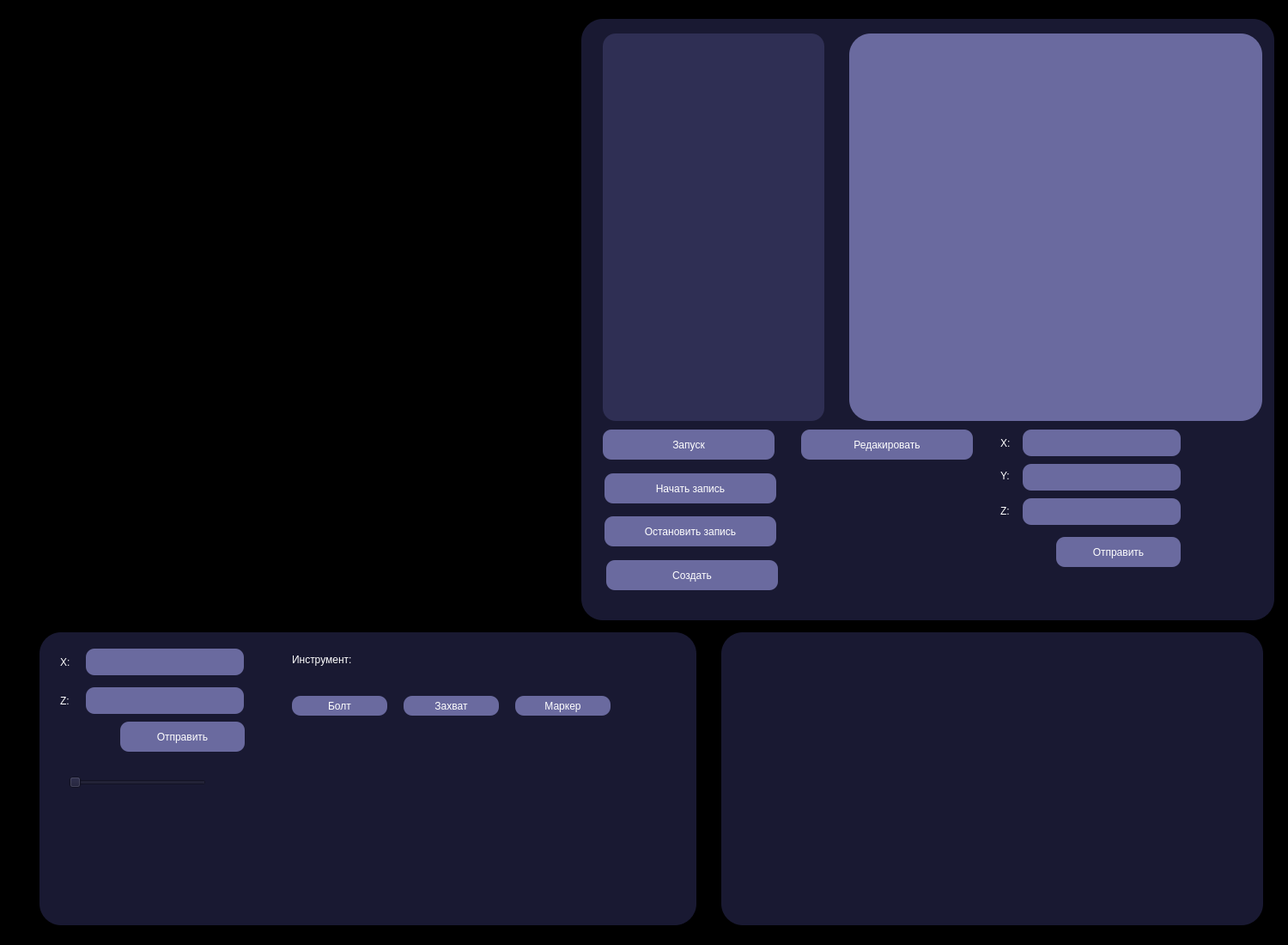
<?xml version="1.0" encoding="UTF-8"?>
<ui version="4.0">
 <class>MainWindow</class>
 <widget class="QMainWindow" name="MainWindow">
  <property name="geometry">
   <rect>
    <x>0</x>
    <y>0</y>
    <width>1500</width>
    <height>1100</height>
   </rect>
  </property>
  <property name="minimumSize">
   <size>
    <width>1500</width>
    <height>1100</height>
   </size>
  </property>
  <property name="maximumSize">
   <size>
    <width>1500</width>
    <height>1100</height>
   </size>
  </property>
  <property name="windowTitle">
   <string>MainWindow</string>
  </property>
  <property name="styleSheet">
   <string notr="true">background-color: #000000;</string>
  </property>
  <widget class="QWidget" name="centralwidget">
   <property name="styleSheet">
    <string notr="true">
#listWidget {
font-size: 18pt;
	background-color: rgb(40, 38, 42);
	color: #8A898D;
background-color: #2F2F54;
border: 0px solid rgb(40, 38, 42);
border-radius: 15px;

}

#listWidget::Item{
	font-size: 18pt;
	font: 87 14pt &quot;Roboto Medium&quot;;
	border-radius: 15px;
	background-color: #191932;
}

#listWidget::Item:hover{
	background:#53537B;
}

#bg_list {
	background-color: #191932;
border-radius: 25px;
}
#bg_list_2 {
	background-color: #191932;
border-radius: 25px;
}
#bg_list_3 {
	background-color: #191932;
border-radius: 25px;
}
#listWidget::item:selected{
	background:#53537B;
	color: #FFFFFF;
	}
#horizontalSlider {
	background-color:#191932;
}
#textEdit {
font: 57 14pt &quot;Roboto Medium&quot;;
	color: #fff;
	border-radius: 25px;
	background-color:#6A6A9F;
}

#pushButton {
	background: #6A6A9F;
	border-radius: 10px;
	color: #fff;	
	font: 87 15pt &quot;Roboto Black&quot;;
}

#pushButton_2 {
	background: #6A6A9F;
	border-radius: 10px;
	color: #fff;	
	font: 87 15pt &quot;Roboto Black&quot;;
}

#pushButton_3 {
	background: #6A6A9F;
	border-radius: 10px;
	color: #fff;	
	font: 87 15pt &quot;Roboto Black&quot;;
}

#pushButton_5 {
	background: #6A6A9F;
	border-radius: 10px;
	color: #fff;	
	font: 87 15pt &quot;Roboto Black&quot;;
}
#pushButton_4 {
	background: #6A6A9F;
	border-radius: 10px;
	color: #fff;	
	font: 87 15pt &quot;Roboto Black&quot;;
}

#pushButton_6 {
	background: #6A6A9F;
	border-radius: 10px;
	color: #fff;	
	font: 87 15pt &quot;Roboto Black&quot;;
}

#pushButton_7 {
	background: #6A6A9F;
	border-radius: 10px;
	color: #fff;	
	font: 87 15pt &quot;Roboto Black&quot;;
}

#pushButton_8 {
	background: #6A6A9F;
	border-radius: 10px;
	color: #fff;	
	font: 87 15pt &quot;Roboto Black&quot;;
}

#pushButton_9 {
	background: #6A6A9F;
	border-radius: 10px;
	color: #fff;	
	font: 87 15pt &quot;Roboto Black&quot;;
}

#pushButton_10 {
	background: #6A6A9F;
	border-radius: 10px;
	color: #fff;	
	font: 87 15pt &quot;Roboto Black&quot;;
}
#pushButton_11 {
	background: #6A6A9F;
	border-radius: 10px;
	color: #fff;	
	font: 87 15pt &quot;Roboto Black&quot;;
}
#pushButton:hover{
	transition: all 1s;
	gridline-color: rgb(48, 48, 48);
	background-color: #2F2F54;
}

#pushButton_2:hover{
	transition: all 1s;
	gridline-color: rgb(48, 48, 48);
	background-color: #2F2F54;
}

#pushButton_3:hover{
	transition: all 1s;
	gridline-color: rgb(48, 48, 48);
	background-color: #2F2F54;
}

#pushButton_4:hover{
	transition: all 1s;
	gridline-color: rgb(48, 48, 48);
	background-color: #2F2F54;
}

#pushButton_5:hover{
	transition: all 1s;
	gridline-color: rgb(48, 48, 48);
	background-color: #2F2F54;
}

#pushButton_6:hover{
	transition: all 1s;
	gridline-color: rgb(48, 48, 48);
	background-color: #2F2F54;
}

#pushButton_7:hover{
	transition: all 1s;
	gridline-color: rgb(48, 48, 48);
	background-color: #2F2F54;
}
#pushButton_8:hover{
	transition: all 1s;
	gridline-color: rgb(48, 48, 48);
	background-color: #2F2F54;
}
#pushButton_9:hover{
	transition: all 1s;
	gridline-color: rgb(48, 48, 48);
	background-color: #2F2F54;
}
#pushButton_10:hover{
	transition: all 1s;
	gridline-color: rgb(48, 48, 48);
	background-color: #2F2F54;
}
#pushButton_11:hover{
	transition: all 1s;
	gridline-color: rgb(48, 48, 48);
	background-color: #2F2F54;
}
#label_6{
	font: 87 16pt &quot;Roboto Black&quot;;
color: #fff;
background-color: #191932;
}

#label_7 {
	font: 87 16pt &quot;Roboto Black&quot;;
color: #fff;
background-color: #191932;
}

#label_8 {
	font: 87 16pt &quot;Roboto Black&quot;;
color: #fff;
background-color: #191932;
}
#label_9 {
	font: 87 10pt &quot;Roboto Black&quot;;
color: #fff;
}


#label_3 {
	font: 87 16pt &quot;Roboto Black&quot;;
color: #fff;
background-color: #191932;
}

#label_5 {
	font: 87 16pt &quot;Roboto Black&quot;;
color: #fff;
background-color: #191932;
}

#label_4 {
	font: 87 16pt &quot;Roboto Black&quot;;
color: #fff;
background-color: #191932;
}
#label_2 {
	font: 87 16pt &quot;Roboto Black&quot;;
color: #fff;
background-color: #191932;}
#lineEdit{
	background-color: #6A6A9F;
	color:fff;
border: 0px solid rgb(40, 38, 42);
border-radius: 10px;
}
#lineEdit_2 {
	background-color: #6A6A9F;
	color:fff;
border: 0px solid rgb(40, 38, 42);
border-radius: 10px;
}
#lineEdit_3 {
	background-color: #6A6A9F;
	color:fff;
border: 0px solid rgb(40, 38, 42);
border-radius: 10px;
}
#lineEdit_4 {
	background-color: #6A6A9F;
	color:fff;
border: 0px solid rgb(40, 38, 42);
border-radius: 10px;
}
#lineEdit_5 {
	background-color: #6A6A9F;
	color:fff;
border: 0px solid rgb(40, 38, 42);
border-radius: 10px;
}

#lineEdit_6 {
	background-color: #6A6A9F;
	color:fff;
border: 0px solid rgb(40, 38, 42);
border-radius: 10px;
}
#lineEdit_7 {
	background-color: #6A6A9F;
	color:fff;
border: 0px solid rgb(40, 38, 42);
border-radius: 10px;
}
#lineEdit_8{
	background-color: #6A6A9F;
	color:fff;
border: 0px solid rgb(40, 38, 42);
border-radius: 10px;
}</string>
   </property>
   <widget class="QPushButton" name="pushButton">
    <property name="geometry">
     <rect>
      <x>702</x>
      <y>500</y>
      <width>200</width>
      <height>35</height>
     </rect>
    </property>
    <property name="cursor">
     <cursorShape>PointingHandCursor</cursorShape>
    </property>
    <property name="text">
     <string>Запуск</string>
    </property>
   </widget>
   <widget class="QPushButton" name="pushButton_2">
    <property name="geometry">
     <rect>
      <x>704</x>
      <y>551</y>
      <width>200</width>
      <height>35</height>
     </rect>
    </property>
    <property name="cursor">
     <cursorShape>PointingHandCursor</cursorShape>
    </property>
    <property name="text">
     <string>Начать запись</string>
    </property>
   </widget>
   <widget class="QPushButton" name="pushButton_3">
    <property name="geometry">
     <rect>
      <x>704</x>
      <y>601</y>
      <width>200</width>
      <height>35</height>
     </rect>
    </property>
    <property name="cursor">
     <cursorShape>PointingHandCursor</cursorShape>
    </property>
    <property name="text">
     <string>Остановить запись</string>
    </property>
   </widget>
   <widget class="QListWidget" name="listWidget">
    <property name="geometry">
     <rect>
      <x>702</x>
      <y>39</y>
      <width>258</width>
      <height>451</height>
     </rect>
    </property>
   </widget>
   <widget class="QSlider" name="horizontalSlider">
    <property name="geometry">
     <rect>
      <x>80</x>
      <y>900</y>
      <width>160</width>
      <height>22</height>
     </rect>
    </property>
    <property name="maximum">
     <number>360</number>
    </property>
    <property name="orientation">
     <enum>Qt::Horizontal</enum>
    </property>
   </widget>
   <widget class="QPushButton" name="pushButton_5">
    <property name="geometry">
     <rect>
      <x>340</x>
      <y>810</y>
      <width>111</width>
      <height>23</height>
     </rect>
    </property>
    <property name="cursor">
     <cursorShape>PointingHandCursor</cursorShape>
    </property>
    <property name="text">
     <string>Болт</string>
    </property>
   </widget>
   <widget class="QPushButton" name="pushButton_6">
    <property name="geometry">
     <rect>
      <x>470</x>
      <y>810</y>
      <width>111</width>
      <height>23</height>
     </rect>
    </property>
    <property name="cursor">
     <cursorShape>PointingHandCursor</cursorShape>
    </property>
    <property name="text">
     <string>Захват</string>
    </property>
   </widget>
   <widget class="QPushButton" name="pushButton_7">
    <property name="geometry">
     <rect>
      <x>600</x>
      <y>810</y>
      <width>111</width>
      <height>23</height>
     </rect>
    </property>
    <property name="cursor">
     <cursorShape>PointingHandCursor</cursorShape>
    </property>
    <property name="text">
     <string>Маркер</string>
    </property>
   </widget>
   <widget class="QTextEdit" name="textEdit">
    <property name="geometry">
     <rect>
      <x>989</x>
      <y>39</y>
      <width>481</width>
      <height>451</height>
     </rect>
    </property>
   </widget>
   <widget class="QLabel" name="label_2">
    <property name="geometry">
     <rect>
      <x>340</x>
      <y>760</y>
      <width>171</width>
      <height>16</height>
     </rect>
    </property>
    <property name="text">
     <string>Инструмент:</string>
    </property>
   </widget>
   <widget class="QPushButton" name="pushButton_8">
    <property name="geometry">
     <rect>
      <x>706</x>
      <y>652</y>
      <width>200</width>
      <height>35</height>
     </rect>
    </property>
    <property name="cursor">
     <cursorShape>PointingHandCursor</cursorShape>
    </property>
    <property name="text">
     <string>Создать</string>
    </property>
   </widget>
   <widget class="QPushButton" name="pushButton_9">
    <property name="geometry">
     <rect>
      <x>1230</x>
      <y>625</y>
      <width>145</width>
      <height>35</height>
     </rect>
    </property>
    <property name="cursor">
     <cursorShape>PointingHandCursor</cursorShape>
    </property>
    <property name="text">
     <string>Отправить</string>
    </property>
   </widget>
   <widget class="QLineEdit" name="lineEdit_3">
    <property name="geometry">
     <rect>
      <x>1191</x>
      <y>540</y>
      <width>184</width>
      <height>31</height>
     </rect>
    </property>
   </widget>
   <widget class="QLineEdit" name="lineEdit_4">
    <property name="geometry">
     <rect>
      <x>1191</x>
      <y>500</y>
      <width>184</width>
      <height>31</height>
     </rect>
    </property>
   </widget>
   <widget class="QLineEdit" name="lineEdit_5">
    <property name="geometry">
     <rect>
      <x>1191</x>
      <y>580</y>
      <width>184</width>
      <height>31</height>
     </rect>
    </property>
   </widget>
   <widget class="QPushButton" name="pushButton_10">
    <property name="geometry">
     <rect>
      <x>933</x>
      <y>500</y>
      <width>200</width>
      <height>35</height>
     </rect>
    </property>
    <property name="cursor">
     <cursorShape>PointingHandCursor</cursorShape>
    </property>
    <property name="text">
     <string>Редакировать</string>
    </property>
   </widget>
   <widget class="QLabel" name="bg_list">
    <property name="geometry">
     <rect>
      <x>677</x>
      <y>22</y>
      <width>807</width>
      <height>700</height>
     </rect>
    </property>
    <property name="text">
     <string/>
    </property>
   </widget>
   <widget class="QLabel" name="label_3">
    <property name="geometry">
     <rect>
      <x>1165</x>
      <y>505</y>
      <width>21</width>
      <height>21</height>
     </rect>
    </property>
    <property name="text">
     <string>X:</string>
    </property>
   </widget>
   <widget class="QLabel" name="label_4">
    <property name="geometry">
     <rect>
      <x>1165</x>
      <y>543</y>
      <width>21</width>
      <height>21</height>
     </rect>
    </property>
    <property name="text">
     <string>Y:</string>
    </property>
   </widget>
   <widget class="QLabel" name="label_5">
    <property name="geometry">
     <rect>
      <x>1165</x>
      <y>584</y>
      <width>21</width>
      <height>21</height>
     </rect>
    </property>
    <property name="text">
     <string>Z:</string>
    </property>
   </widget>
   <widget class="QLabel" name="bg_list_2">
    <property name="geometry">
     <rect>
      <x>46</x>
      <y>736</y>
      <width>765</width>
      <height>341</height>
     </rect>
    </property>
    <property name="text">
     <string/>
    </property>
   </widget>
   <widget class="QLineEdit" name="lineEdit">
    <property name="geometry">
     <rect>
      <x>100</x>
      <y>755</y>
      <width>184</width>
      <height>31</height>
     </rect>
    </property>
   </widget>
   <widget class="QLineEdit" name="lineEdit_2">
    <property name="geometry">
     <rect>
      <x>100</x>
      <y>800</y>
      <width>184</width>
      <height>31</height>
     </rect>
    </property>
   </widget>
   <widget class="QLabel" name="label_7">
    <property name="geometry">
     <rect>
      <x>70</x>
      <y>760</y>
      <width>21</width>
      <height>21</height>
     </rect>
    </property>
    <property name="text">
     <string>X:</string>
    </property>
   </widget>
   <widget class="QLabel" name="label_8">
    <property name="geometry">
     <rect>
      <x>70</x>
      <y>805</y>
      <width>21</width>
      <height>21</height>
     </rect>
    </property>
    <property name="text">
     <string>Z:</string>
    </property>
   </widget>
   <widget class="QPushButton" name="pushButton_4">
    <property name="geometry">
     <rect>
      <x>140</x>
      <y>840</y>
      <width>145</width>
      <height>35</height>
     </rect>
    </property>
    <property name="cursor">
     <cursorShape>PointingHandCursor</cursorShape>
    </property>
    <property name="text">
     <string>Отправить</string>
    </property>
   </widget>
   <widget class="QLabel" name="bg_list_3">
    <property name="geometry">
     <rect>
      <x>840</x>
      <y>736</y>
      <width>631</width>
      <height>341</height>
     </rect>
    </property>
    <property name="text">
     <string/>
    </property>
   </widget>
   <zorder>bg_list_2</zorder>
   <zorder>bg_list</zorder>
   <zorder>pushButton</zorder>
   <zorder>pushButton_2</zorder>
   <zorder>pushButton_3</zorder>
   <zorder>listWidget</zorder>
   <zorder>horizontalSlider</zorder>
   <zorder>pushButton_5</zorder>
   <zorder>pushButton_6</zorder>
   <zorder>pushButton_7</zorder>
   <zorder>textEdit</zorder>
   <zorder>label_2</zorder>
   <zorder>pushButton_8</zorder>
   <zorder>pushButton_9</zorder>
   <zorder>lineEdit_3</zorder>
   <zorder>lineEdit_4</zorder>
   <zorder>lineEdit_5</zorder>
   <zorder>pushButton_10</zorder>
   <zorder>label_3</zorder>
   <zorder>label_4</zorder>
   <zorder>label_5</zorder>
   <zorder>lineEdit</zorder>
   <zorder>lineEdit_2</zorder>
   <zorder>label_7</zorder>
   <zorder>label_8</zorder>
   <zorder>pushButton_4</zorder>
   <zorder>bg_list_3</zorder>
  </widget>
 </widget>
 <resources/>
 <connections/>
</ui>
